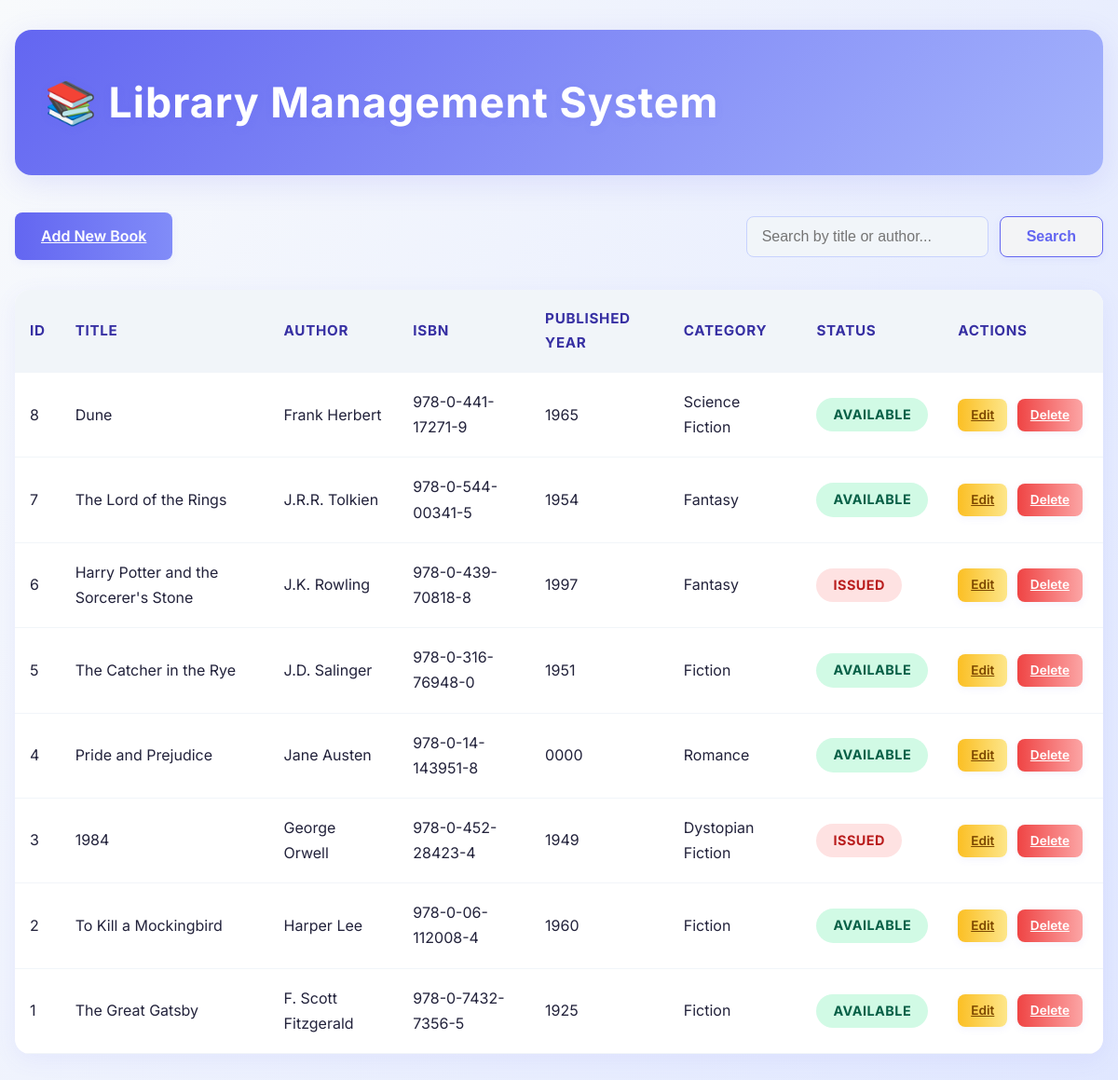
The page / on the database its author committed.
### tables this page shows
CREATE TABLE IF NOT EXISTS books (
    id INT AUTO_INCREMENT PRIMARY KEY,
    title VARCHAR(255) NOT NULL,
    author VARCHAR(255) NOT NULL,
    isbn VARCHAR(20) UNIQUE NOT NULL,
    published_year YEAR NOT NULL,
    category VARCHAR(100) NOT NULL,
    status ENUM('Available', 'Issued') DEFAULT 'Available',
    created_at TIMESTAMP DEFAULT CURRENT_TIMESTAMP,
    updated_at TIMESTAMP DEFAULT CURRENT_TIMESTAMP ON UPDATE CURRENT_TIMESTAMP
);

### index.php (the view, shortened to what this page needs)
<?php
$conn = getConnection();
$search = isset($_GET['search']) ? mysqli_real_escape_string($conn, $_GET['search']) : '';
$sql = "SELECT * FROM books";
$sql .= " ORDER BY id DESC";
$result = mysqli_query($conn, $sql);
?>
<!DOCTYPE html>
<html lang="en">
<head>
    <link rel="stylesheet" href="style.css">
</head>
<body>
    <div class="container">
        <header>
            <h1>📚 Library Management System</h1>
        </header>
        <div class="actions">
            <a href="add_book.php" class="btn btn-primary">Add New Book</a>
            <form method="GET" class="search-form">
                <input type="text" name="search" placeholder="Search by title or author..."
                       value="<?php echo htmlspecialchars($search); ?>">
                <button type="submit" class="btn btn-secondary">Search</button>
            </form>
        </div>
        <div class="table-container">
            <table>
                <thead>
                    <tr>
                        <th>ID</th>
                        <th>Title</th>
                        <th>Author</th>
                        <th>ISBN</th>
                        <th>Published Year</th>
                        <th>Category</th>
                        <th>Status</th>
                        <th>Actions</th>
                    </tr>
                </thead>
                <tbody>
                    <?php if (mysqli_num_rows($result) > 0): ?>
                        <?php while ($row = mysqli_fetch_assoc($result)): ?>
                            <tr>
                                <td><?php echo $row['id']; ?></td>
                                <td><?php echo htmlspecialchars($row['title']); ?></td>
                                <td><?php echo htmlspecialchars($row['author']); ?></td>
                                <td><?php echo htmlspecialchars($row['isbn']); ?></td>
                                <td><?php echo $row['published_year']; ?></td>
                                <td><?php echo htmlspecialchars($row['category']); ?></td>
                                <td>
                                    <span class="status <?php echo strtolower($row['status']); ?>">
                                        <?php echo $row['status']; ?>
                                    </span>
                                </td>
                                <td class="actions-cell">
                                    <a href="edit_book.php?id=<?php echo $row['id']; ?>"
                                       class="btn btn-sm btn-warning">Edit</a>
                                    <a href="delete_book.php?id=<?php echo $row['id']; ?>"
                                       class="btn btn-sm btn-danger"
                                       onclick="return confirm('Are you sure you want to delete this book?')">Delete</a>
                                </td>
                            </tr>
                        <?php endwhile; ?>
                    <?php endif; ?>
                </tbody>
            </table>
        </div>
    </div>
</body>
</html>

### style.css (style rules this page uses)
* { margin: 0; padding: 0; box-sizing: border-box; }
body { font-family: 'Inter', 'Segoe UI', Tahoma, Geneva, Verdana, sans-serif; background: linear-gradient(120deg, #f8fafc 0%, #e0e7ff 100%); color: #22223b; min-height: 100vh; line-height: 1.7; }
.container { max-width: 1200px; margin: 0 auto; padding: 32px 16px; }
header { background: linear-gradient(135deg, #6366f1 0%, #a5b4fc 100%); color: #fff; padding: 2.5rem 2rem; border-radius: 18px; margin-bottom: 2.5rem; display: flex; justify-content: space-between; align-items: center; box-shadow: 0 8px 32px rgba(99, 102, 241, 0.15); flex-wrap: wrap; gap: 1rem; }
header h1 { font-size: 2.8rem; font-weight: 700; letter-spacing: 1px; text-shadow: 0 2px 8px rgba(99, 102, 241, 0.15); }
.btn { display: inline-block; padding: 12px 28px; border-radius: 8px; border: none; font-size: 1rem; font-weight: 600; cursor: pointer; transition: all 0.2s cubic-bezier(.4,0,.2,1); box-shadow: 0 2px 8px rgba(99, 102, 241, 0.08); outline: none; }
.btn-primary { background: linear-gradient(90deg, #6366f1 0%, #818cf8 100%); color: #fff; }
.btn-secondary { background: #f3f4f6; color: #6366f1; border: 1.5px solid #6366f1; }
.btn-warning { background: linear-gradient(90deg, #fbbf24 0%, #fde68a 100%); color: #7c4700; }
.btn-danger { background: linear-gradient(90deg, #ef4444 0%, #fca5a5 100%); color: #fff; }
.btn-sm { padding: 6px 14px; font-size: 0.85rem; }
.actions { display: flex; justify-content: space-between; align-items: center; margin-bottom: 2rem; flex-wrap: wrap; gap: 1.2rem; }
.search-form { display: flex; gap: 12px; align-items: center; }
.search-form input { padding: 12px 16px; border: 1.5px solid #c7d2fe; border-radius: 8px; font-size: 1rem; background: #f1f5f9; transition: border-color 0.2s; width: 260px; }
.table-container { background: #fff; border-radius: 16px; overflow: hidden; box-shadow: 0 6px 24px rgba(99, 102, 241, 0.08); }
table { width: 100%; border-collapse: collapse; font-size: 1rem; }
th, td { padding: 18px 16px; text-align: left; border-bottom: 1.5px solid #f1f5f9; }
th { background: #f1f5f9; font-weight: 700; color: #3730a3; text-transform: uppercase; font-size: 0.95rem; letter-spacing: 0.7px; }
.actions-cell { white-space: nowrap; }
.actions-cell .btn { margin-right: 6px; }
.status { padding: 6px 18px; border-radius: 20px; font-size: 0.9rem; font-weight: 700; text-transform: uppercase; letter-spacing: 0.5px; display: inline-block; }
.status.available { background: #d1fae5; color: #065f46; }
.status.issued { background: #fee2e2; color: #b91c1c; }

### rows shown on the page
books: id "8", title "Dune", author "Frank Herbert", isbn "978-0-441-17271-9", published_year "1965", category "Science Fiction", status "AVAILABLE"
books: id "7", title "The Lord of the Rings", author "J.R.R. Tolkien", isbn "978-0-544-00341-5", published_year "1954", category "Fantasy", status "AVAILABLE"
books: id "6", title "Harry Potter and the Sorcerer's Stone", author "J.K. Rowling", isbn "978-0-439-70818-8", published_year "1997", category "Fantasy", status "ISSUED"
books: id "5", title "The Catcher in the Rye", author "J.D. Salinger", isbn "978-0-316-76948-0", published_year "1951", category "Fiction", status "AVAILABLE"
books: id "4", title "Pride and Prejudice", author "Jane Austen", isbn "978-0-14-143951-8", published_year "0000", category "Romance", status "AVAILABLE"
books: id "3", title "1984", author "George Orwell", isbn "978-0-452-28423-4", published_year "1949", category "Dystopian Fiction", status "ISSUED"
books: id "2", title "To Kill a Mockingbird", author "Harper Lee", isbn "978-0-06-112008-4", published_year "1960", category "Fiction", status "AVAILABLE"
books: id "1", title "The Great Gatsby", author "F. Scott Fitzgerald", isbn "978-0-7432-7356-5", published_year "1925", category "Fiction", status "AVAILABLE"
